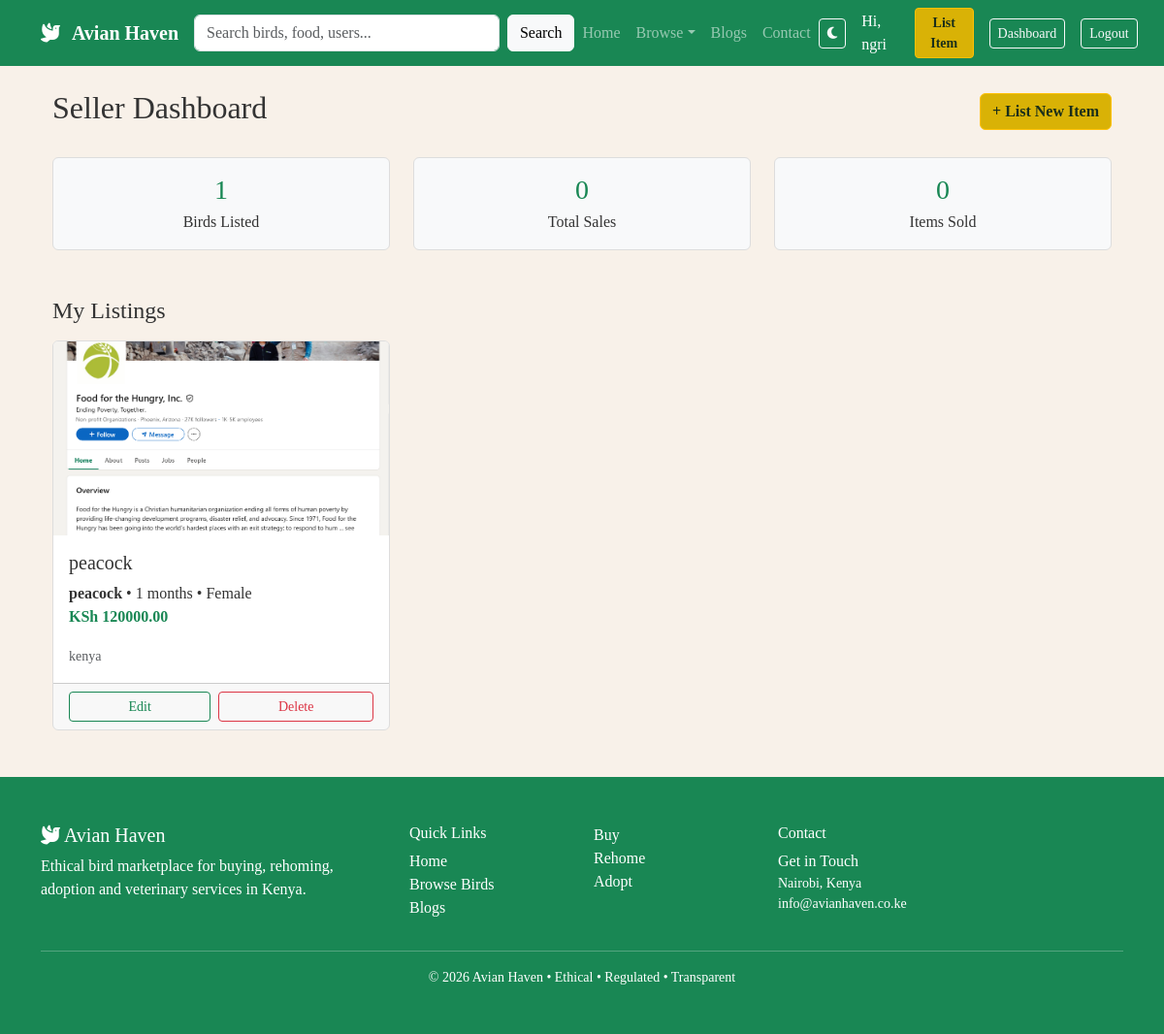
Screenshot of /birds/dashboard/ (signed in) with the database file from the repository.
### accounts/models.py (models this page shows, shortened)
class CustomUser(AbstractUser):
    ROLE_CHOICES = (
        ('buyer', 'Buyer'),
        ('seller', 'Seller'),
        ('vet', 'Veterinarian'),
    )
    role = models.CharField(max_length=10, choices=ROLE_CHOICES, default='buyer')
    phone = models.CharField(max_length=15, blank=True)
    location = models.CharField(max_length=100, blank=True)
    profile_pic = models.ImageField(upload_to='profile_pics/', blank=True, null=True)
    is_verified = models.BooleanField(default=False)
    certificate = models.FileField(upload_to='vet_certificates/', blank=True, null=True)

### birds/models.py (models this page shows, shortened)
class Bird(models.Model):
    LISTING_TYPE_CHOICES = [
        ('sell', 'For Sale'),
        ('rehome', 'Rehoming'),
        ('adopt', 'Adoption'),
        ('food', 'Bird Food & Supplies'),
    ]
    seller = models.ForeignKey('accounts.CustomUser', on_delete=models.CASCADE, related_name='listings')
    title = models.CharField(max_length=200)
    listing_type = models.CharField(max_length=10, choices=LISTING_TYPE_CHOICES, default='sell')
    breed = models.CharField(max_length=100, blank=True)
    age = models.PositiveIntegerField(null=True, blank=True)  # months
    gender = models.CharField(max_length=10, blank=True)
    health_status = models.CharField(max_length=50, blank=True)
    location = models.CharField(max_length=100)
    price = models.DecimalField(max_digits=10, decimal_places=2, null=True, blank=True)
    quantity = models.PositiveIntegerField(default=1)
    image = models.ImageField(upload_to='listings/')
    description = models.TextField(blank=True)
    is_available = models.BooleanField(default=True)
    created_at = models.DateTimeField(auto_now_add=True)

### birds/views.py (the view)
# urls.py: path('dashboard/', views.seller_dashboard, name='seller_dashboard'),
@login_required
def seller_dashboard(request):
    if request.user.role != 'seller':
        messages.error(request, "Access denied.")
        return redirect('home')
    birds = Bird.objects.filter(seller=request.user).order_by('-created_at')
    return render(request, 'seller/dashboard.html', {
        'birds': birds,
        'total_birds': birds.count(),
        'total_sales': birds.filter(is_available=False).count(),
        'total_items_sold': birds.filter(is_available=False).aggregate(total=models.Sum('quantity'))['total'] or 0
    })

### templates/seller/dashboard.html (shortened to what this page needs)
{% extends 'base.html' %}
{% block content %}
<div class="container">
    <div class="d-flex justify-content-between align-items-center mb-4">
        <h2>Seller Dashboard</h2>
        <a href="{% url 'add_bird' %}" class="btn btn-warning">+ List New Item</a>
    </div>
    <div class="row mb-5 g-4">
        <div class="col-md-4">
            <div class="card text-center bg-light h-100">
                <div class="card-body">
                    <h3 class="text-success mb-1">{{ total_birds }}</h3>
                    <p class="mb-0">Birds Listed</p>
                </div>
            </div>
        </div>
        <div class="col-md-4">
            <div class="card text-center bg-light h-100">
                <div class="card-body">
                    <h3 class="text-success mb-1">{{ total_sales|default:0 }}</h3>
                    <p class="mb-0">Total Sales</p>
                </div>
            </div>
        </div>
        <div class="col-md-4">
            <div class="card text-center bg-light h-100">
                <div class="card-body">
                    <h3 class="text-success mb-1">{{ total_items_sold|default:0 }}</h3>
                    <p class="mb-0">Items Sold</p>
                </div>
            </div>
        </div>
    </div>
    <h4 class="mb-3">My Listings</h4>
    {% if birds %}
        <div class="row">
            {% for bird in birds %}
            <div class="col-md-6 col-lg-4 mb-4">
                <div class="card h-100">
                    {% if bird.image %}
                        <img src="{{ bird.image.url }}" class="card-img-top" style="height: 200px; object-fit: cover;" alt="{{ bird.title }}">
                    {% endif %}
                    <div class="card-body">
                        <h5 class="card-title">{{ bird.title }}</h5>
                        <p class="card-text">
                            <strong>{{ bird.breed }}</strong> • {{ bird.age }} months • {{ bird.gender|title }}<br>
                            <span class="text-success fw-bold">KSh {{ bird.price }}</span>
                        </p>
                        <small class="text-muted">{{ bird.location }}</small>
                    </div>
                    <div class="card-footer d-flex gap-2">
                        <a href="{% url 'edit_bird' bird.id %}" class="btn btn-sm btn-outline-success flex-grow-1">Edit</a>
                        <a href="{% url 'delete_bird' bird.id %}" class="btn btn-sm btn-outline-danger flex-grow-1">Delete</a>
                    </div>
                </div>
            </div>
            {% endfor %}
        </div>
    {% endif %}
</div>
{% endblock %}

### templates/components/navbar.html (shortened to what this page needs)
<nav class="navbar navbar-expand-lg navbar-dark bg-success">
    <div class="container">
        <a class="navbar-brand fw-bold" href="{% url 'home' %}">
            <i class="fas fa-dove me-2"></i> Avian Haven
        </a>
        <div class="collapse navbar-collapse" id="navbarNav">
            <form class="d-flex me-auto my-2 my-lg-0" style="width: 420px;" action="{% url 'search' %}" method="GET">
                <input class="form-control me-2" type="search" name="q" placeholder="Search birds, food, users..." aria-label="Search">
                <button class="btn btn-light" type="submit">Search</button>
            </form>
            <ul class="navbar-nav me-auto">
                <li class="nav-item"><a class="nav-link" href="{% url 'home' %}">Home</a></li>
                <li class="nav-item dropdown">
    <a class="nav-link dropdown-toggle" href="#" role="button" data-bs-toggle="dropdown">Browse</a>
</li>
                <li class="nav-item"><a class="nav-link" href="{% url 'blog_list' %}">Blogs</a></li>
                <li class="nav-item"><a class="nav-link" href="{% url 'contact' %}">Contact</a></li>
            </ul>
            <div class="d-flex align-items-center gap-3">
                <button id="theme-toggle" class="btn btn-outline-light btn-sm">
                    <i class="fas fa-moon"></i>
                </button>
                {% if user.is_authenticated %}
                    <span class="text-white">Hi, {{ user.username }}</span>
                    {% if user.role == 'seller' %}
                        <a href="{% url 'add_bird' %}" class="btn btn-warning btn-sm">List Item</a>
                    {% endif %}
                    {% if user.role == 'buyer' %}
                        <a href="{% url 'buyer_dashboard' %}" class="btn btn-outline-light btn-sm">Dashboard</a>
                    {% elif user.role == 'seller' %}
                        <a href="{% url 'seller_dashboard' %}" class="btn btn-outline-light btn-sm">Dashboard</a>
                    {% elif user.role == 'vet' %}
                        <a href="{% url 'vet_dashboard' %}" class="btn btn-outline-light btn-sm">Dashboard</a>
                    {% endif %}
                    <form method="post" action="{% url 'logout' %}" style="display:inline;">
                        <button type="submit" class="btn btn-outline-light btn-sm">Logout</button>
                    </form>
                {% else %}
                    <a href="{% url 'login' %}" class="btn btn-outline-light btn-sm">Login</a>
                    <a href="{% url 'register' %}" class="btn btn-light btn-sm">Join Now</a>
                {% endif %}
            </div>
        </div>
    </div>
</nav>

### static/css/custom.css (style rules this page uses)
:root { --main-green: #1a2e1a; --accent-gold: #d9b206; --light-bg: #f8f1e9; }
body { font-family: 'Georgia', serif; background-color: var(--light-bg); color: #333; transition: all 0.4s ease; }
.card { background-color: white; color: #333; border: 1px solid #ddd; }
.card { transition: all 0.3s ease; }
.btn-warning { background-color: var(--accent-gold); color: #1a2e1a; font-weight: bold; }

### rows the page displays
CustomUser: username "ngri"
Bird: image (picture), title "peacock", breed "peacock", age "1", gender "Female", price "120000.00", location "kenya"

### other values shown
{{ total_birds }} "1"
{{ total_sales|default:0 }} "0"
{{ total_items_sold|default:0 }} "0"
